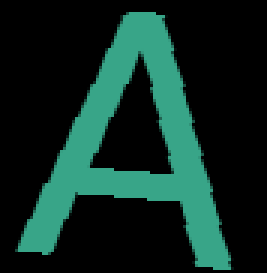
#> input picture train/A/26.png, 89 x 91 px (shown 3 times larger)
$ python -i main.py   (imports and definitions only)
#> lines starting #> are read from the running program, lines starting #| are printed output that depends on the picture; after the words box and inside, x2 and y2 are one past the last pixel; in counts of white or black regions, pixels touching at a corner belong together
#> further down, picture is the input picture: shape (91, 89, 3); mean B, G, R 35.1, 42.6, 14.5
import cv2
import numpy as np
import matplotlib.pyplot as plt
import pathlib
from tqdm import tqdm
from skimage.measure import regionprops, label
from enum import Enum, auto

class FLAG(Enum):
    DEFAULT = auto(),
    TWO_PART = auto(),
    NDIM2 = auto()


# [4 lines not run here, left out]

two_part_letters = ['i']

train_images = {}

# [5 lines not run here, left out]

def extract_features(image, flag=FLAG.DEFAULT):
    match flag:
        case FLAG.DEFAULT:
            gray = np.mean(image, 2)
            gray[gray > 0] = 1
            labeled = label(gray)
        case FLAG.TWO_PART:
            labeled = np.mean(image, 2)
            labeled[labeled > 0] = 1
            labeled = labeled.astype('uint8')
        case FLAG.NDIM2:
            labeled = image.astype("uint8")

    props = regionprops(labeled)[0]
    extent = props.extent
    eccentricity = props.eccentricity
    euler = props.euler_number

    rr, cc = props.centroid_local

    rr = rr / props.image.shape[0]
    cc = cc / props.image.shape[1]

    feret = (props.feret_diameter_max - 1) / np.max(props.image.shape)

    return np.array([extent, eccentricity, euler, rr, cc, feret]).astype("f4")

knn = cv2.ml.KNearest_create()

train = []
responses = []

classes = {symbol: i for i, symbol in enumerate(train_images)}
class2sym = {value: key for key, value in classes.items()}

# [7 lines not run here, left out]

train = np.array(train).astype("f4")
responses = np.array(responses).reshape(-1, 1).astype("f4")

# [1 line not run here, left out]

def isTwoPartLetter(prev_region, current_region) -> bool:
    diff = current_region.centroid[1] - prev_region.centroid[1]
    return diff < 10

def concatenateRegions(prev_region, region, source):
    min_y1, min_x1, max_y1, max_x1 = prev_region.bbox

    min_y2, min_x2, max_y2, max_x2 = region.bbox

    max_y = max(max_y1, max_y2)
    min_y = min(min_y1, min_y2)

    max_x = max(max_x1, max_x2)
    min_x = min(min_x1, min_x2)

    return source[min_y:max_y, min_x:max_x]

SPACE_DISTANCE = 35

def isEndOfWord(current_region, next_region) -> bool:
    min_y1, min_x1, max_y1, max_x1 = current_region.bbox
    min_y2, min_x2, max_y2, max_x2 = next_region.bbox

    diff = min_x2 - max_x1

    return diff > SPACE_DISTANCE

def image_to_text(image) -> str:
    gray = np.mean(image, 2)
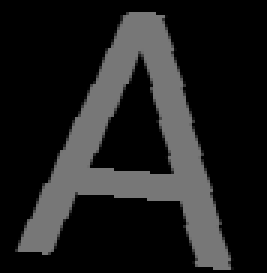
#> gray: shape (91, 89) float64 (shown 3 times larger); min 0, max 119, mean 30.8
    gray[gray > 0] = 1
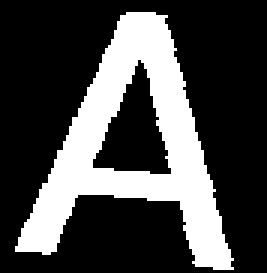
#> gray: shape (91, 89) float64 (shown 3 times larger); values 0 (black) and 1 (white), 28.1% white; 1 white region, box (x1, y1, x2, y2) and area: (5, 4, 78, 90) 2272
    labeled = label(gray)
#> labeled: shape (91, 89) int64; values 0 (black) and 1 (white), 28.1% white; 1 white region
    regions = regionprops(labeled)
#> regions = 1 regions; box (x1, y1, x2, y2) and area: (5, 4, 78, 90) 2272
    regions = sorted(regions, key= lambda region : region.centroid[1])
    answer = []

    prev_region = -1

    i = 0

    while i < len(regions):
        region = regions[min(i, len(regions) - 1)]
        next_region = regions[min(i + 1, len(regions) - 1)]

        img = region.image

        if prev_region != -1:
            if isTwoPartLetter(prev_region, region):
                img = concatenateRegions(prev_region, region, gray)

        if isTwoPartLetter(region, next_region):
            img = concatenateRegions(region, next_region, gray)
            i += 1

        features = extract_features(img, FLAG.NDIM2).reshape(1, -1)
        ret, results, neighbours, dist = knn.findNearest(features, 5)
        answer.append(class2sym[int(ret)])

        if isEndOfWord(region, next_region):
            answer.append(' ')

        prev_region = region
        i += 1
#> this loop made 1 pass
#> pass 1, in image_to_text, `img = region.image`:
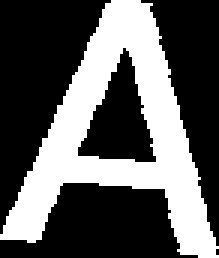
#> img: shape (86, 73) bool (shown 3 times larger); 36.2% white; 1 white region, box (x1, y1, x2, y2) and area: (0, 0, 73, 86) 2272
#> after the loop, answer = []; i = 1

    return "".join(answer)


# [2 lines not run here, left out]

>>> import cv2
>>> picture = cv2.imread('train/A/26.png')
#> (the run stopped early here; a loop or call above may not have finished)

$ run again, on train/C/16.png
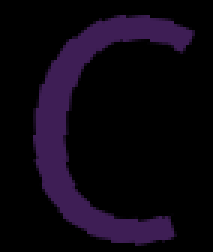
#> input picture train/C/16.png, 71 x 84 px (shown 3 times larger)
#> picture is the input picture: shape (84, 71, 3); mean B, G, R 16.9, 6, 12.3
#> in image_to_text, `gray[gray > 0] = 1`:
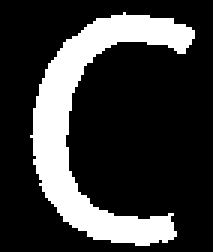
#> gray: shape (84, 71) float64 (shown 3 times larger); values 0 (black) and 1 (white), 22.5% white; 1 white region, box (x1, y1, x2, y2) and area: (10, 4, 65, 82) 1339
#> labeled: shape (84, 71) int64; values 0 (black) and 1 (white), 22.5% white; 1 white region
#> regions = 1 regions; box (x1, y1, x2, y2) and area: (10, 4, 65, 82) 1339
#> the loop in image_to_text, `while i < len(regions):` made 1 pass
#> pass 1, in image_to_text, `img = region.image`:
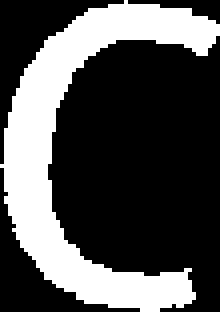
#> img: shape (78, 55) bool (shown 4 times larger); 31.2% white; 1 white region, box (x1, y1, x2, y2) and area: (0, 0, 55, 78) 1339
#> after the loop in image_to_text, `while i < len(regions):`: answer = []; i = 1
